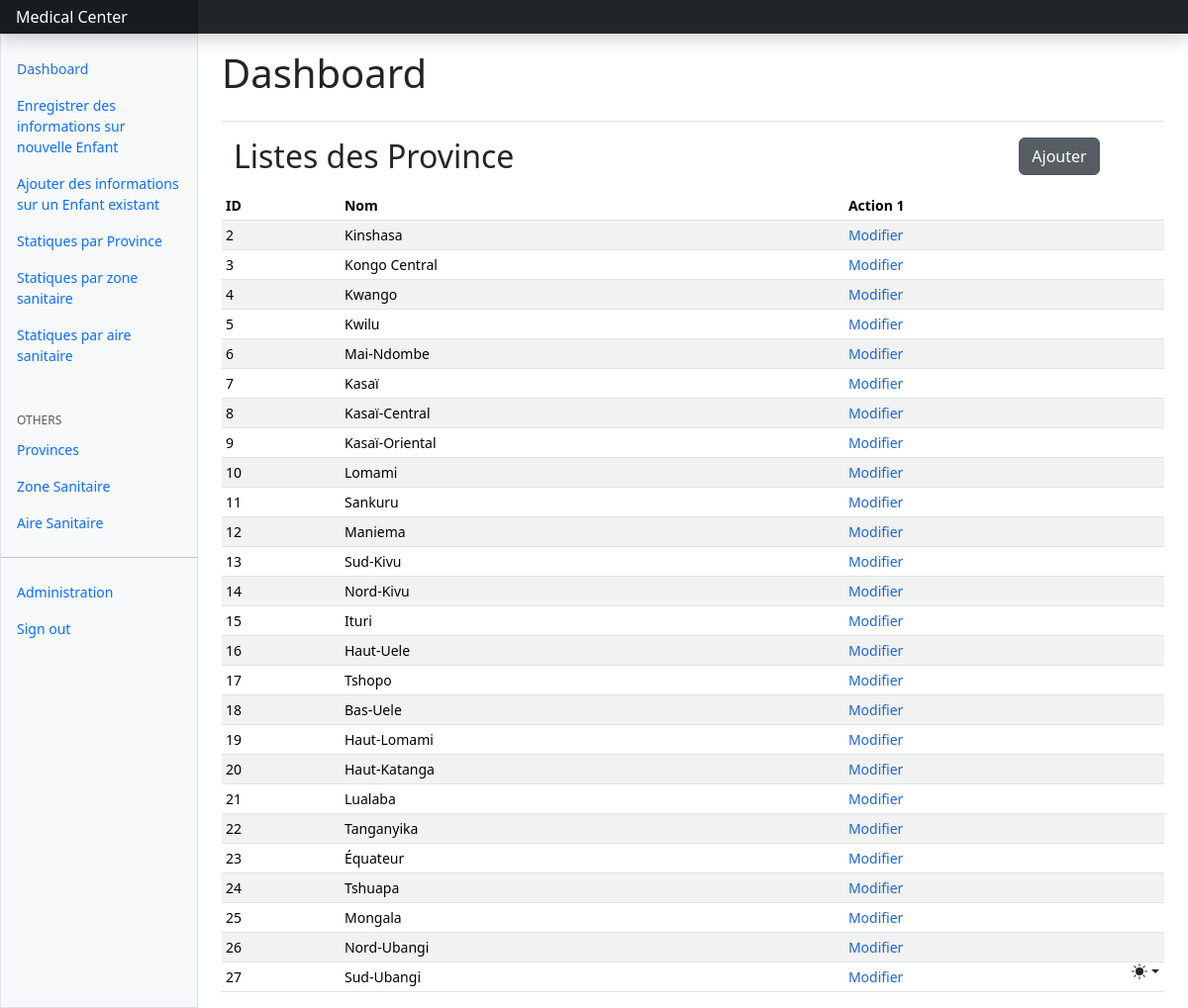
Before: /index/province/list/ (signed in) with the older database file.
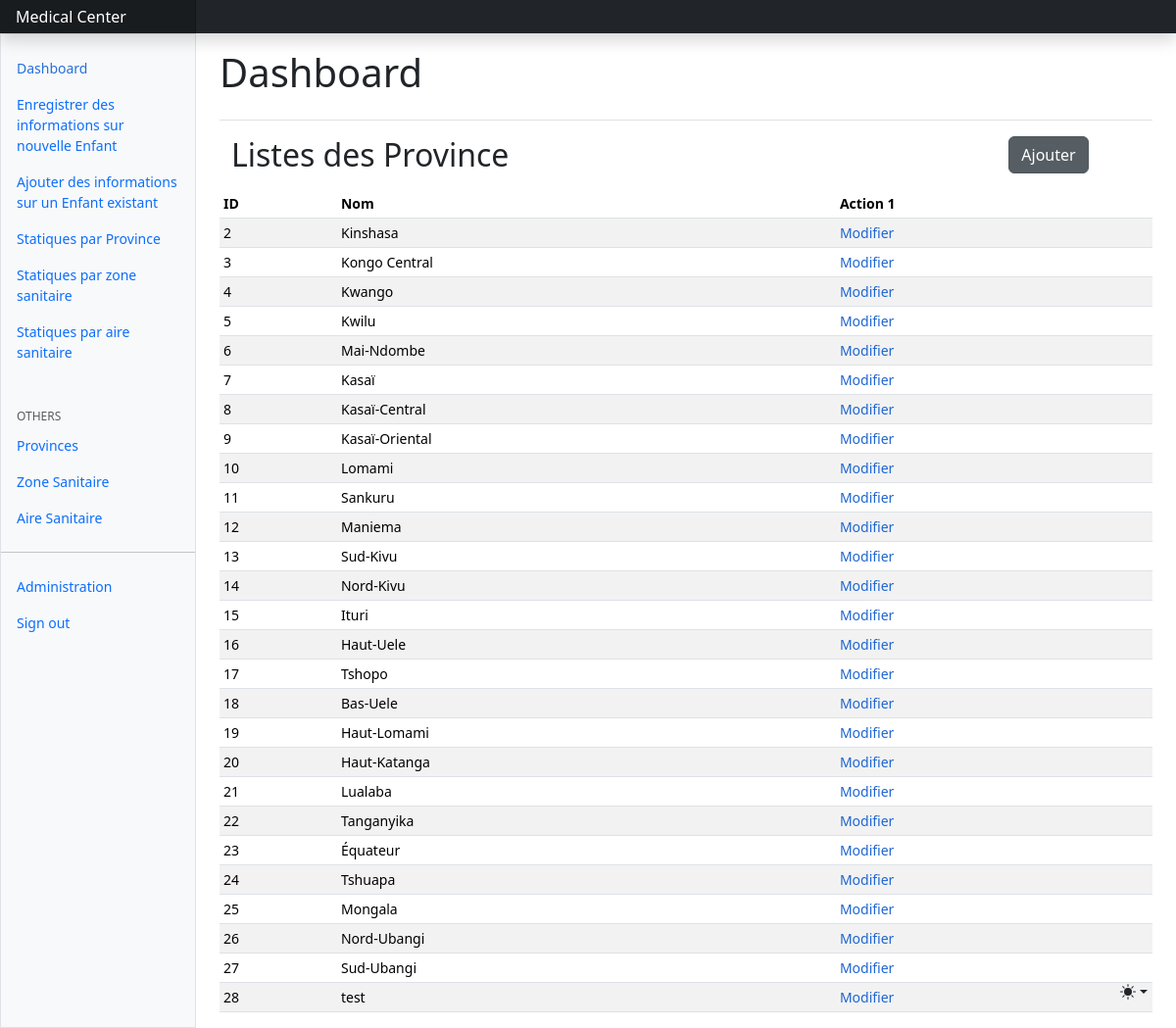
After: the same page with the newer database file.
### core/models.py (models this page shows, shortened)
class Province(models.Model):
    code_province = models.BigAutoField(primary_key=True)
    nom_province = models.CharField(max_length=20, null=False)

### core/views.py (the view)
# urls.py: path('index/province/list/',province_list,name='province_list'),
@login_required
def province_list(request):
    provinces = Province.objects.all()
    return render(request,'province_list.html',{'provinces':provinces})

### core/templates/province_list.html (shortened to what this page needs)
{% extends "index.html" %}
{% block content %}
<div class="mb-2 container">
  <div
      class="row"
  >
      <div class="col-10"><h2>Listes des Province</h2></div>
      <div class="col-2">
          <a href="{%url 'core:province_create'%}" class=" btn btn-secondary  active" role="button" aria-pressed="true">Ajouter</a>
      </div>
  </div>
</div>
<div class="table-responsive small">
  <table class="table table-striped table-sm">
    <thead>
      <tr>
        <th scope="col">ID</th>
        <th scope="col">Nom</th>
        <th scope="col">Action 1</th>
      </tr>
    </thead>
    <tbody>
        {% for province in provinces %}
        <tr>
            <td>{{province.code_province}}</td>
            <td>{{province.nom_province}}</td>
            <td>
                <a href="{%url 'core:province_update' province.code_province%}" style="color:rgb(30, 102, 209); text-decoration:none;">Modifier</a>
            </td>
        </tr>
        {% endfor %}
    </tbody>
  </table>
</div>
{% endblock content %}

Changed rows visible on the page:
added Province: code_province "28", nom_province "test"
